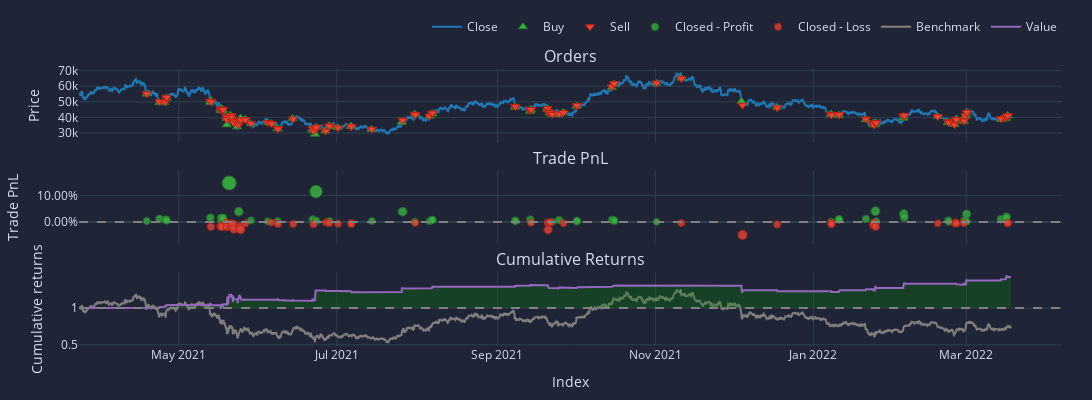

Notebook source saved alongside this figure:
### Code cell
pf_kwargs = dict(size=np.inf, freq='1h')
pf = vbt.Portfolio.from_signals(
    data['close'],
    np.where(data['outlier'] == True, True, False),
    np.where(data['outlier'].shift(1) == True, True, False),
    **pf_kwargs
)
pf.plot(height=400, width=1300).show()
